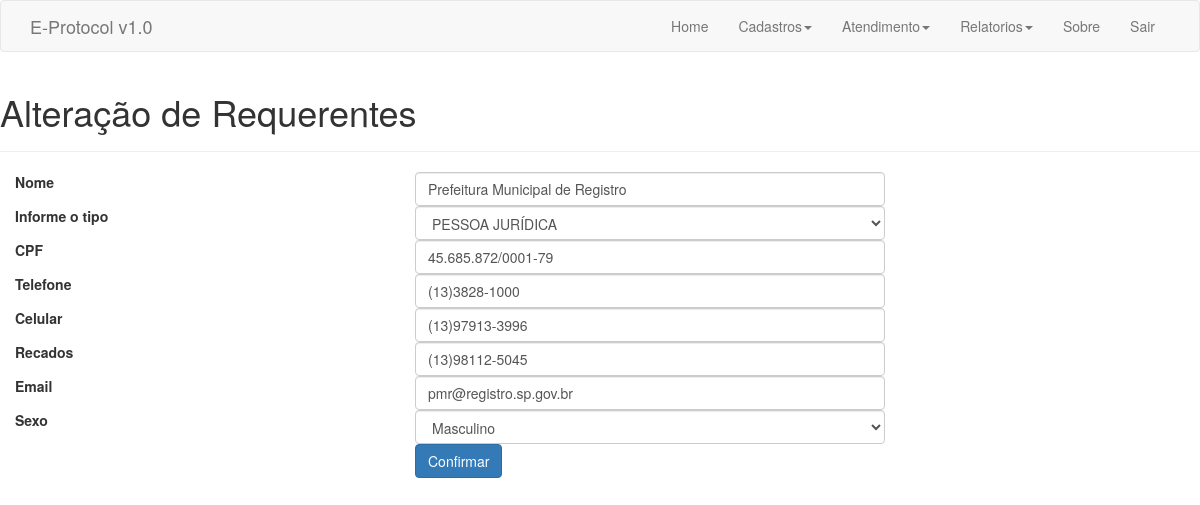
The page /frm/alteracao_req.php?cod=53 (signed in) on the database its author committed.
### tables this page shows
CREATE TABLE IF NOT EXISTS `req` (
  `cod` int(10) unsigned NOT NULL AUTO_INCREMENT,
  `nome` varchar(60) NOT NULL,
  `tipo` char(1) NOT NULL,
  `cpf` varchar(18) NOT NULL,
  `sexo` char(1) NOT NULL,
  `tel` varchar(14) DEFAULT NULL,
  `cel` varchar(14) DEFAULT NULL,
  `rec` varchar(14) DEFAULT NULL,
  `email` varchar(30) DEFAULT NULL,
  PRIMARY KEY (`cod`),
  UNIQUE KEY `cpf` (`cpf`)
);

### frm/alteracao_req.php (the view, shortened to what this page needs)
<!DOCTYPE HTML>
 <html lang="pt-br">
<head>
    <link href="../lib/bootstrap/css/bootstrap.min.css" rel="stylesheet">
</head>
<body>
<?php
$cod = $_GET["cod"];
require_once "../config/init.php";
$sql_query = mysqli_query($link,"SELECT * FROM req WHERE cod = '".$cod."'");
?>
    <div>
      <nav class="navbar navbar-default">
        <div class="container">
          <div class="navbar-header">
          <a href="#" class="navbar-brand">E-Protocol v1.0</a>
          </div>
        <div class="collapse navbar-collapse" id="barra-navegacao">
        <ul class="nav navbar-nav navbar-right">
        <li><a href="../index.php">Home</a>  </li>
        <li class="dropdown">
        <a href="#" class="dropdown-toggle" data-toggle="dropdown">Cadastros<span class="caret"></span>
        </a>
        </li>
       <li class="dropdown">
        <a href="#" class="dropdown-toggle" data-toggle="dropdown">Atendimento<span class="caret"></span>
        </a>
        </li>
      <li class="dropdown">
        <a href="#" class="dropdown-toggle" data-toggle="dropdown">Relatorios<span class="caret"></span>
        </a>
        </li>
        <li><a href="#">Sobre</a>  </li>
        <li><a href="../op/logout.php">Sair</a>  </li>
        </ul>
        </div>
        </div>
      </nav>
    </div>
<div class="page-header">
        <h1>Alteração de Requerentes</h1>
</div>
<form name="cadastro" id="cadastro" method="POST" action="/prot/op/alterar_req.php?cod=<?php echo $cod?>" onsubmit="return validaCampo(); return false;">
<fieldset>
<?php while ($linha = mysqli_fetch_array($sql_query)) { ?>
<div class="form-group">
  <label class="col-md-4 control-label" for="txtNome">Nome</label>
  <div class="col-md-5">
  <input id="txtNome" name="txtNome" type="text" value="<?php echo $linha["nome"] ?>" placeholder="Nome do usuário" class="form-control input-md" required="">
  </div>
</div>
<div class="form-group">
  <label class="col-md-4 control-label" for="txtTipo">Informe o tipo</label>
  <div class="col-md-5">
  <select name="txtTipo" id="txtTipo" class="form-control input-md">
        <option value="J" <?php if ($linha["tipo"]=='J') echo 'selected="selected"'?>> PESSOA JURÍDICA</option>
        </select>
 </div>
</div>
<div class="form-group">
  <label class="col-md-4 control-label" for="txtCpf">CPF</label>
  <div class="col-md-5">
  <input id="txtCpf" name="txtCpf" type="text" class="form-control input-md" value="<?php echo $linha["cpf"] ?>" onkeypress="return txtBoxFormat(this, '###.###.###-##', event);" required="" onchange="VerificaCPF ()">
  </div>
</div>
<div class="form-group">
  <label class="col-md-4 control-label" for="txtTel">Telefone</label>
  <div class="col-md-5">
    <input type="text" name="txtTel" id="txtTel" value="<?php echo $linha["tel"] ?>" class="form-control input-md" onkeypress="return txtBoxFormat(this, '(##)####-####', event);" required="">
  </div>
</div>
<div class="form-group">
  <label class="col-md-4 control-label" for="txtCel">Celular</label>
  <div class="col-md-5">
    <input type="text" name="txtCel" id="txtCel" value="<?php echo $linha["cel"] ?>" class="form-control input-md" onkeypress="return txtBoxFormat(this, '(##)#####-####', event);" required="">
  </div>
</div>
<div class="form-group">
  <label class="col-md-4 control-label" for="txtRec">Recados</label>
  <div class="col-md-5">
    <input type="text" name="txtRec" id="txtRec" value="<?php echo $linha["rec"] ?>" class="form-control input-md" onkeypress="return txtBoxFormat(this, '(##)#####-####', event);" required="">
  </div>
</div>
<div class="form-group">
  <label class="col-md-4 control-label" for="txtEmail">Email</label>
  <div class="col-md-5">
    <input type="email" name="txtEmail" id="txtEmail" value="<?php echo $linha["email"] ?>" class="form-control input-md"  placeholder="digite seu @email.com.br" required="">
  </div>
</div>
<div class="form-group">
  <label class="col-md-4 control-label" for="txtSexo">Sexo</label>
  <div class="col-md-5">
    <select id="txtSexo" name="txtSexo" class="form-control">
      <option value="M" <?php if ($linha["sexo"] == 'M') echo 'selected="selected"'?>>Masculino</option>
    </select>
  </div>
</div>
<?php } ?>
<div class="form-group">
  <label class="col-md-4 control-label" for="btnEnviar"></label>
  <div class="col-md-8">
    <button type="submit" id="btnEnviar" name="btnEnviar" class="btn btn-primary">Confirmar</button>
  </div>
</div>
</fieldset>
</form>
</body>
</html>

### rows shown on the page
req: txtNome "Prefeitura Municipal de Registro", txtTipo "PESSOA JURÍDICA", txtCpf "45.685.872/0001-79", txtTel "(13)3828-1000", txtCel "(13)97913-3996", txtRec "(13)98112-5045", txtEmail "pmr@registro.sp.gov.br", txtSexo "Masculino"
